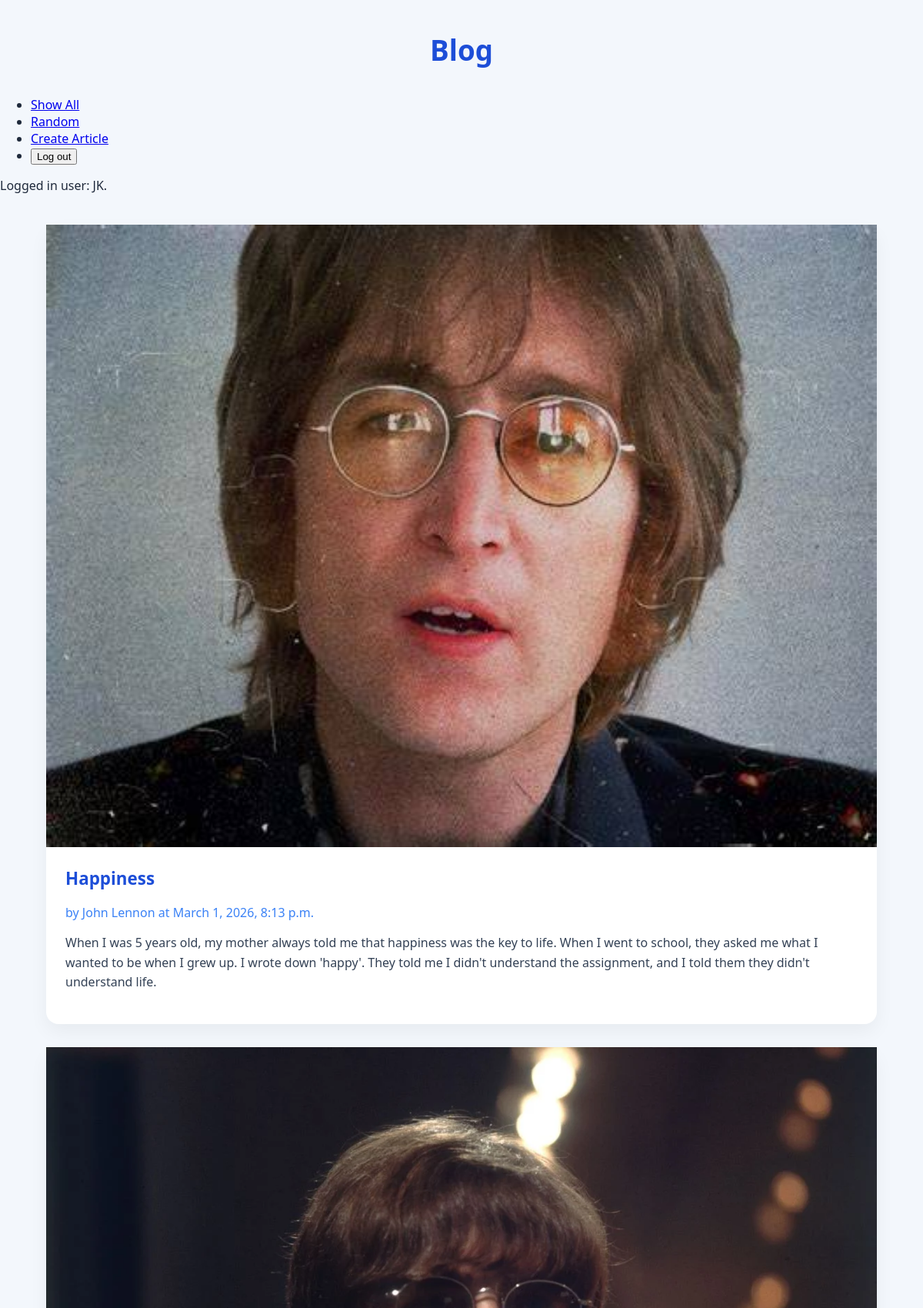
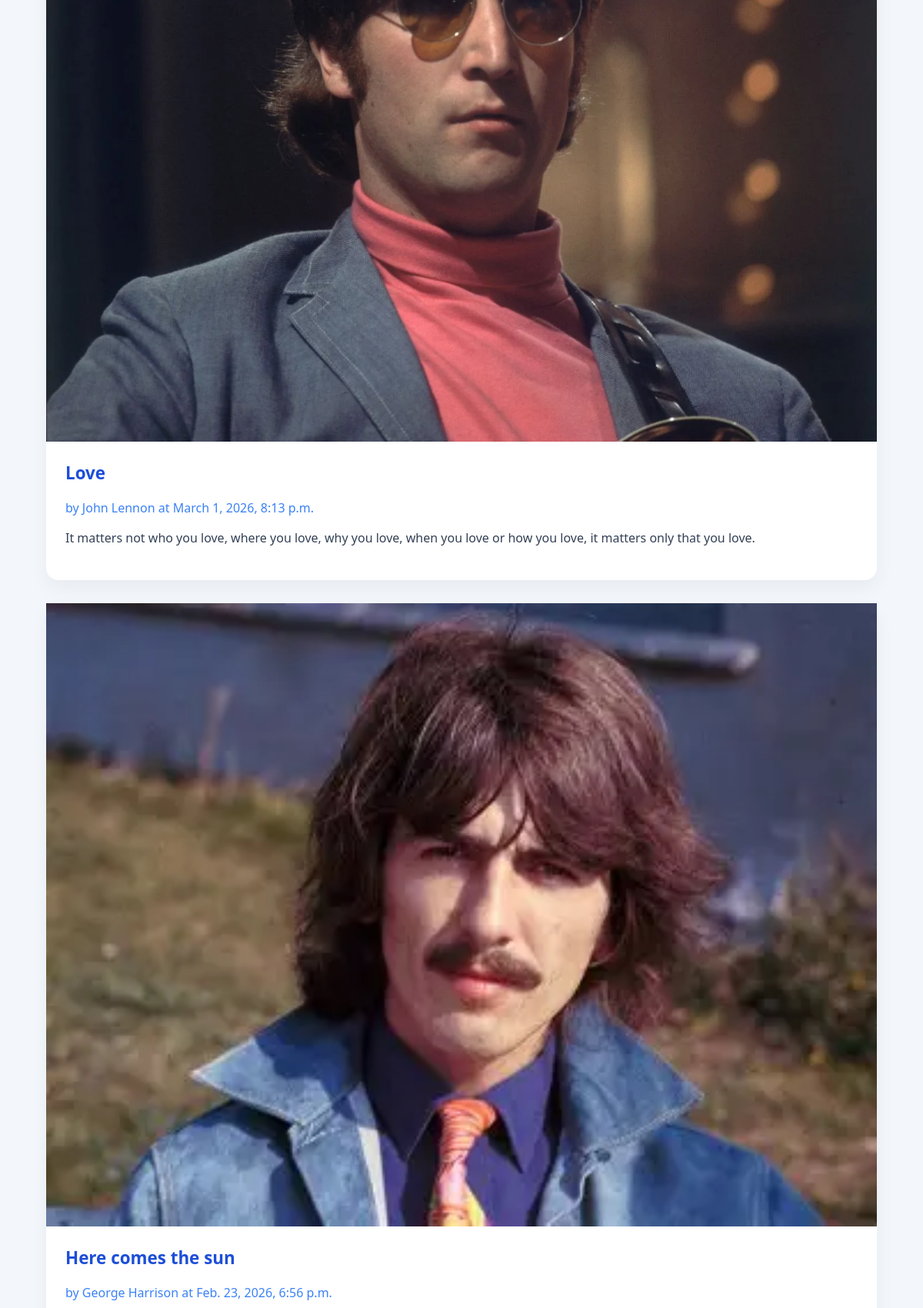
Page /blog/show_all/ (signed in, upper part) on the committed database (2 pictures, top to bottom).
### blog/models.py (models this page shows, shortened)
class Article(models.Model):
    title = models.TextField(blank=True)
    author = models.TextField(blank=True)
    text = models.TextField(blank=True)
    published = models.DateTimeField(auto_now=True)
    image_file = models.ImageField(blank=True) # an actual image file
    user = models.ForeignKey(User, on_delete=models.CASCADE) ## NEW

### blog/views.py (the view)
# urls.py: path('show_all/', ShowAllView.as_view(), name='show_all'),
class ShowAllView(ListView):
    model = Article # retrieve objects of type Article from the database
    template_name = 'blog/show_all.html'
    context_object_name = 'articles' # how to find the data in the template file
    def dispatch(self, request, *args, **kwargs):
        if request.user.is_authenticated:
            print(f'ShowAllView.dispatch(): request.user={request.user}')
        else:
            print(f'ShowAllView.dispatch(): not logged in.')
        return super().dispatch(request, *args, **kwargs)

### blog/templates/blog/show_all.html (shortened to what this page needs)
{% extends 'blog/base.html' %}
{% block content %}
<main class="grid-container">
    {% for a in articles %}
    <article>
    {% if a.image_file %}
    <a href="{% url 'article' a.pk %}">
    <img src="{{ a.image_file.url }}" alt="{{ a.image_file.name }}">
    </a>
    {% else %}
    <h3>No image available</h3>
    {% endif %}
        <div>
        <h2>{{a.title}}</h2>
        <strong>by {{a.author}} at {{a.published}}</strong>
        <p>
        {{a.text}}
        </p>
        </div>
    </article>
    {% endfor %}
</main>
{% endblock %}

### blog/templates/blog/base.html (shortened to what this page needs)
{% load static %}
<html>
    <head>
        <link rel="stylesheet" href="{% static 'styles-blog.css' %}">
    </head>
    <body>
        <header>
            <h1>Blog</h1>
            <nav>
                <ul>
                    <li><a href="{% url 'show_all' %}">Show All</a></li>
                    <li><a href="{% url 'random' %}">Random</a></li>
                    {% if request.user.is_authenticated %}
                    <li><a href="{% url 'create_article' %}">Create Article</a></li>
                    <li>
                    <form action="{% url 'logout' %}" method="post" style="display:inline;">
                        <button type="submit">Log out</button>
                    </form>
                    </li>
                    {% else %}
                    <li><a href="{% url 'login' %}">Log in</a></li>
                    {% endif %}
                </ul>
                {% if request.user.is_authenticated %}
                Logged in user: {{ request.user }}.
                {% else %}
                Not logged in.
                {% endif %}
            </nav>
        </header>
    {% block content %}
    {% endblock %}
    </body>
</html>

### static/styles-blog.css (style rules this page uses)
body { font-family: "Segoe UI", sans-serif; margin: 0; padding: 0; background: #f3f7fc; color: #1e293b; }
h1 { text-align: center; padding: 40px 0 10px 0; font-size: 2.3rem; color: #1d4ed8; }
.grid-container { width: 90%; max-width: 1100px; margin: 40px auto; display: grid; gap: 30px; }
article { background: white; border-radius: 16px; box-shadow: 0 10px 25px rgba(0, 0, 0, 0.05); }
article img { width: 100%; height: auto; display: block; }
article div { padding: 25px; }
article h2 { margin-top: 0; color: #1d4ed8; font-size: 1.4rem; }
article strong { display: block; margin-bottom: 12px; color: #3b82f6; font-weight: 500; }
article p { line-height: 1.6; color: #334155; }

### rows in the picture
Article: image_file (picture), title "Happiness", author "John Lennon", published "March 1, 2026, 8:13 p.m.", text "When I was 5 years old, my mother always told me that happiness was the key to life. When I went to school, they asked me what I wanted to be when I grew up. I wrote down 'happy'. They told me I didn't understand the assignment, and I told them they didn't understand life."
Article: image_file (picture), title "Love", author "John Lennon", published "March 1, 2026, 8:13 p.m.", text "It matters not who you love, where you love, why you love, when you love or how you love, it matters only that you love."
Article: image_file (picture), title "Here comes the sun", author "George Harrison", published "Feb. 23, 2026, 6:56 p.m."

### other values in the picture
{{ request.user }} "JK"
